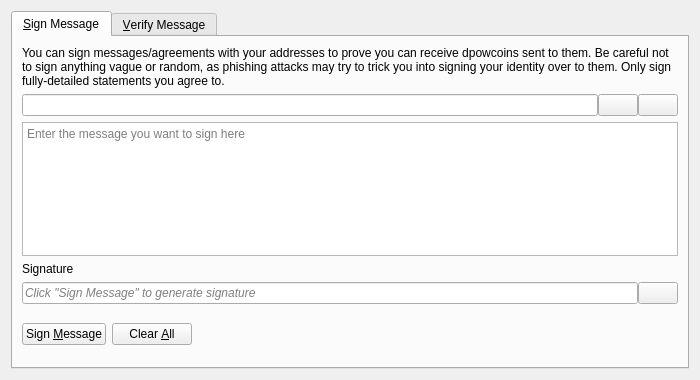
<?xml version="1.0" encoding="UTF-8"?>
<ui version="4.0">
 <class>SignVerifyMessageDialog</class>
 <widget class="QDialog" name="SignVerifyMessageDialog">
  <property name="geometry">
   <rect>
    <x>0</x>
    <y>0</y>
    <width>700</width>
    <height>380</height>
   </rect>
  </property>
  <property name="windowTitle">
   <string>Signatures - Sign / Verify a Message</string>
  </property>
  <property name="modal">
   <bool>true</bool>
  </property>
  <layout class="QVBoxLayout" name="verticalLayout">
   <item>
    <widget class="QTabWidget" name="tabWidget">
     <property name="currentIndex">
      <number>0</number>
     </property>
     <widget class="QWidget" name="tabSignMessage">
      <attribute name="title">
       <string>&amp;Sign Message</string>
      </attribute>
      <layout class="QVBoxLayout" name="verticalLayout_SM">
       <item>
        <widget class="QLabel" name="infoLabel_SM">
         <property name="text">
          <string>You can sign messages/agreements with your addresses to prove you can receive dpowcoins sent to them. Be careful not to sign anything vague or random, as phishing attacks may try to trick you into signing your identity over to them. Only sign fully-detailed statements you agree to.</string>
         </property>
         <property name="textFormat">
          <enum>Qt::PlainText</enum>
         </property>
         <property name="wordWrap">
          <bool>true</bool>
         </property>
        </widget>
       </item>
       <item>
        <layout class="QHBoxLayout" name="horizontalLayout_1_SM">
         <property name="spacing">
          <number>0</number>
         </property>
         <item>
          <widget class="QValidatedLineEdit" name="addressIn_SM">
           <property name="toolTip">
            <string>The Dpowcoin address to sign the message with</string>
           </property>
          </widget>
         </item>
         <item>
          <widget class="QPushButton" name="addressBookButton_SM">
           <property name="toolTip">
            <string>Choose previously used address</string>
           </property>
           <property name="text">
            <string/>
           </property>
           <property name="icon">
            <iconset resource="../bitcoin.qrc">
             <normaloff>:/icons/address-book</normaloff>:/icons/address-book</iconset>
           </property>
           <property name="shortcut">
            <string>Alt+A</string>
           </property>
           <property name="autoDefault">
            <bool>false</bool>
           </property>
          </widget>
         </item>
         <item>
          <widget class="QPushButton" name="pasteButton_SM">
           <property name="toolTip">
            <string>Paste address from clipboard</string>
           </property>
           <property name="text">
            <string/>
           </property>
           <property name="icon">
            <iconset resource="../bitcoin.qrc">
             <normaloff>:/icons/editpaste</normaloff>:/icons/editpaste</iconset>
           </property>
           <property name="shortcut">
            <string>Alt+P</string>
           </property>
           <property name="autoDefault">
            <bool>false</bool>
           </property>
          </widget>
         </item>
        </layout>
       </item>
       <item>
        <widget class="QPlainTextEdit" name="messageIn_SM">
         <property name="toolTip">
          <string>Enter the message you want to sign here</string>
         </property>
         <property name="placeholderText">
          <string>Enter the message you want to sign here</string>
         </property>
        </widget>
       </item>
       <item>
        <widget class="QLabel" name="signatureLabel_SM">
         <property name="text">
          <string>Signature</string>
         </property>
         <property name="textFormat">
          <enum>Qt::PlainText</enum>
         </property>
        </widget>
       </item>
       <item>
        <layout class="QHBoxLayout" name="horizontalLayout_2_SM">
         <property name="spacing">
          <number>0</number>
         </property>
         <item>
          <widget class="QLineEdit" name="signatureOut_SM">
           <property name="placeholderText">
            <string>Click "Sign Message" to generate signature</string>
           </property>
           <property name="font">
            <font>
             <italic>true</italic>
            </font>
           </property>
           <property name="readOnly">
            <bool>true</bool>
           </property>
          </widget>
         </item>
         <item>
          <widget class="QPushButton" name="copySignatureButton_SM">
           <property name="toolTip">
            <string>Copy the current signature to the system clipboard</string>
           </property>
           <property name="text">
            <string/>
           </property>
           <property name="icon">
            <iconset resource="../bitcoin.qrc">
             <normaloff>:/icons/editcopy</normaloff>:/icons/editcopy</iconset>
           </property>
           <property name="autoDefault">
            <bool>false</bool>
           </property>
          </widget>
         </item>
        </layout>
       </item>
       <item>
        <layout class="QHBoxLayout" name="horizontalLayout_3_SM">
         <item>
          <widget class="QPushButton" name="signMessageButton_SM">
           <property name="toolTip">
            <string>Sign the message to prove you own this Dpowcoin address</string>
           </property>
           <property name="text">
            <string>Sign &amp;Message</string>
           </property>
           <property name="icon">
            <iconset resource="../bitcoin.qrc">
             <normaloff>:/icons/edit</normaloff>:/icons/edit</iconset>
           </property>
           <property name="autoDefault">
            <bool>false</bool>
           </property>
          </widget>
         </item>
         <item>
          <widget class="QPushButton" name="clearButton_SM">
           <property name="toolTip">
            <string>Reset all sign message fields</string>
           </property>
           <property name="text">
            <string>Clear &amp;All</string>
           </property>
           <property name="icon">
            <iconset resource="../bitcoin.qrc">
             <normaloff>:/icons/remove</normaloff>:/icons/remove</iconset>
           </property>
           <property name="autoDefault">
            <bool>false</bool>
           </property>
          </widget>
         </item>
         <item>
          <spacer name="horizontalSpacer_1_SM">
           <property name="orientation">
            <enum>Qt::Horizontal</enum>
           </property>
           <property name="sizeHint" stdset="0">
            <size>
             <width>40</width>
             <height>48</height>
            </size>
           </property>
          </spacer>
         </item>
         <item>
          <widget class="QLabel" name="statusLabel_SM">
           <property name="font">
            <font>
             <weight>75</weight>
             <bold>true</bold>
            </font>
           </property>
           <property name="text">
            <string/>
           </property>
           <property name="wordWrap">
            <bool>true</bool>
           </property>
          </widget>
         </item>
         <item>
          <spacer name="horizontalSpacer_2_SM">
           <property name="orientation">
            <enum>Qt::Horizontal</enum>
           </property>
           <property name="sizeHint" stdset="0">
            <size>
             <width>40</width>
             <height>48</height>
            </size>
           </property>
          </spacer>
         </item>
        </layout>
       </item>
      </layout>
     </widget>
     <widget class="QWidget" name="tabVerifyMessage">
      <attribute name="title">
       <string>&amp;Verify Message</string>
      </attribute>
      <layout class="QVBoxLayout" name="verticalLayout_VM">
       <item>
        <widget class="QLabel" name="infoLabel_VM">
         <property name="text">
          <string>Enter the receiver's address, message (ensure you copy line breaks, spaces, tabs, etc. exactly) and signature below to verify the message. Be careful not to read more into the signature than what is in the signed message itself, to avoid being tricked by a man-in-the-middle attack. Note that this only proves the signing party receives with the address, it cannot prove sendership of any transaction!</string>
         </property>
         <property name="textFormat">
          <enum>Qt::PlainText</enum>
         </property>
         <property name="alignment">
          <set>Qt::AlignLeading|Qt::AlignLeft|Qt::AlignTop</set>
         </property>
         <property name="wordWrap">
          <bool>true</bool>
         </property>
        </widget>
       </item>
       <item>
        <layout class="QHBoxLayout" name="horizontalLayout_1_VM">
         <property name="spacing">
          <number>0</number>
         </property>
         <item>
          <widget class="QValidatedLineEdit" name="addressIn_VM">
           <property name="toolTip">
            <string>The Dpowcoin address the message was signed with</string>
           </property>
          </widget>
         </item>
         <item>
          <widget class="QPushButton" name="addressBookButton_VM">
           <property name="toolTip">
            <string>Choose previously used address</string>
           </property>
           <property name="text">
            <string/>
           </property>
           <property name="icon">
            <iconset resource="../bitcoin.qrc">
             <normaloff>:/icons/address-book</normaloff>:/icons/address-book</iconset>
           </property>
           <property name="shortcut">
            <string>Alt+A</string>
           </property>
           <property name="autoDefault">
            <bool>false</bool>
           </property>
          </widget>
         </item>
        </layout>
       </item>
       <item>
        <widget class="QPlainTextEdit" name="messageIn_VM">
          <property name="toolTip">
            <string>The signed message to verify</string>
          </property>
          <property name="placeholderText">
            <string>The signed message to verify</string>
          </property>
        </widget>
       </item>
       <item>
        <widget class="QValidatedLineEdit" name="signatureIn_VM">
          <property name="toolTip">
            <string>The signature given when the message was signed</string>
          </property>
          <property name="placeholderText">
            <string>The signature given when the message was signed</string>
          </property>
        </widget>
       </item>
       <item>
        <layout class="QHBoxLayout" name="horizontalLayout_2_VM">
         <item>
          <widget class="QPushButton" name="verifyMessageButton_VM">
           <property name="toolTip">
            <string>Verify the message to ensure it was signed with the specified Dpowcoin address</string>
           </property>
           <property name="text">
            <string>Verify &amp;Message</string>
           </property>
           <property name="icon">
            <iconset resource="../bitcoin.qrc">
             <normaloff>:/icons/transaction_0</normaloff>:/icons/transaction_0</iconset>
           </property>
           <property name="autoDefault">
            <bool>false</bool>
           </property>
          </widget>
         </item>
         <item>
          <widget class="QPushButton" name="clearButton_VM">
           <property name="toolTip">
            <string>Reset all verify message fields</string>
           </property>
           <property name="text">
            <string>Clear &amp;All</string>
           </property>
           <property name="icon">
            <iconset resource="../bitcoin.qrc">
             <normaloff>:/icons/remove</normaloff>:/icons/remove</iconset>
           </property>
           <property name="autoDefault">
            <bool>false</bool>
           </property>
          </widget>
         </item>
         <item>
          <spacer name="horizontalSpacer_1_VM">
           <property name="orientation">
            <enum>Qt::Horizontal</enum>
           </property>
           <property name="sizeHint" stdset="0">
            <size>
             <width>40</width>
             <height>48</height>
            </size>
           </property>
          </spacer>
         </item>
         <item>
          <widget class="QLabel" name="statusLabel_VM">
           <property name="font">
            <font>
             <weight>75</weight>
             <bold>true</bold>
            </font>
           </property>
           <property name="text">
            <string/>
           </property>
           <property name="wordWrap">
            <bool>true</bool>
           </property>
          </widget>
         </item>
         <item>
          <spacer name="horizontalSpacer_2_VM">
           <property name="orientation">
            <enum>Qt::Horizontal</enum>
           </property>
           <property name="sizeHint" stdset="0">
            <size>
             <width>40</width>
             <height>48</height>
            </size>
           </property>
          </spacer>
         </item>
        </layout>
       </item>
      </layout>
     </widget>
    </widget>
   </item>
  </layout>
 </widget>
 <customwidgets>
  <customwidget>
   <class>QValidatedLineEdit</class>
   <extends>QLineEdit</extends>
   <header>qt/qvalidatedlineedit.h</header>
  </customwidget>
 </customwidgets>
 <resources>
  <include location="../bitcoin.qrc"/>
 </resources>
 <connections/>
</ui>
